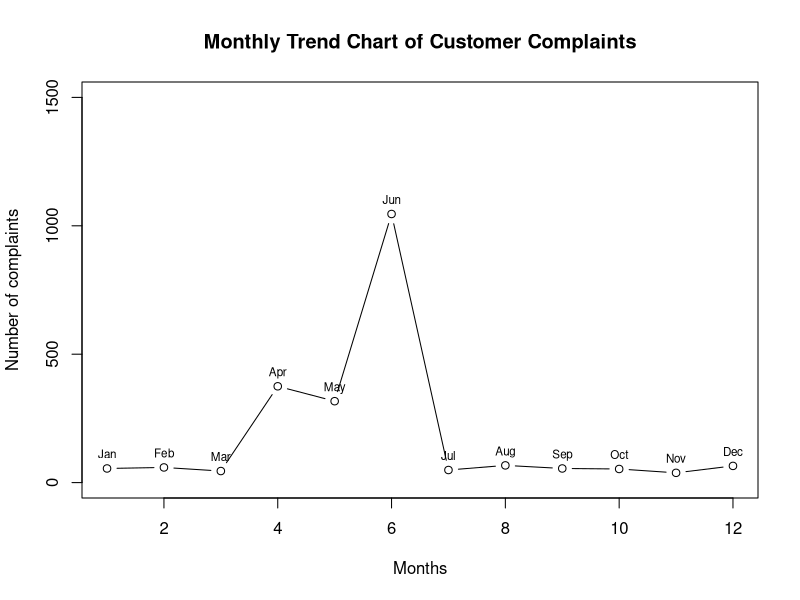
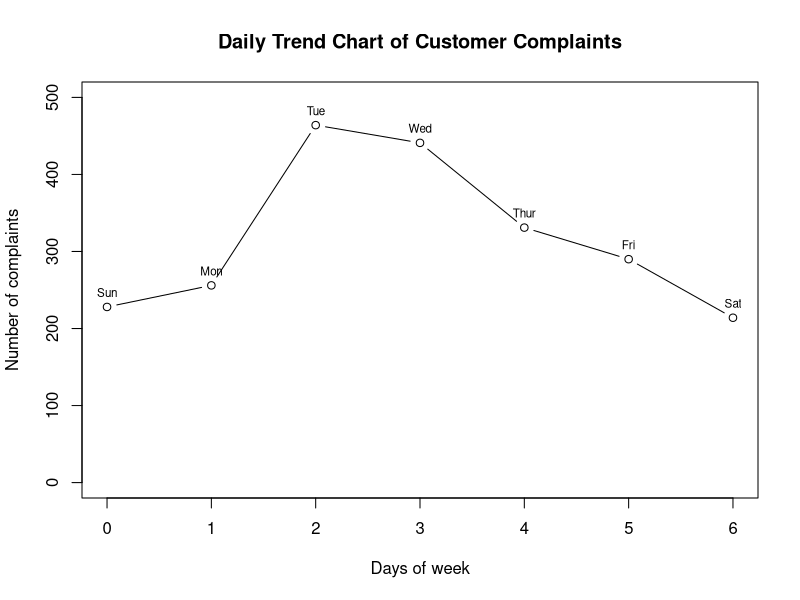

Write R code to recreate these figures, in order.
getwd()
customer_complaints = read.csv("Comcast Telecom Complaints data1.csv", sep=",")
View(customer_complaints)
str(customer_complaints)
# convert Status, Received.Via, Filing.on.Behalf.of.Someone to factor from char
install.packages("plyr")
library(plyr)
customer_complaints$Received.Via <- sapply(customer_complaints$Received.Via, factor)
customer_complaints$Status <- sapply(customer_complaints$Status, factor)
customer_complaints$Filing.on.Behalf.of.Someone <- sapply(customer_complaints$Filing.on.Behalf.of.Someone, factor)

# Monthly trend chart for number of complaints y
# https://r-coder.com/plot-r/
# x=date y=complaints
# Format date column to be the same. https://www.stat.berkeley.edu/~s133/dates.html
customer_complaints$Date
# https://www.rdocumentation.org/packages/lubridate/versions/1.7.10
install.packages("lubridate")
library(lubridate)
v1 <- as.POSIXlt((parse_date_time(customer_complaints$Date, c('dmy'))))
complaint_months <- month(v1)
complaint_months

# Set complaint_months to factor (effectively binning)
#complaint_months <- sapply(complaint_months, factor)
#complaint_months

# Create function that records month of complaint and assigns to correct month.
# We can see the distinct months in our records are 1-12 Jan-Dec.
complaint_months_to_char <- sapply(complaint_months, character)
complaint_months_to_char

count_of_Jan <- 0
count_of_Feb <- 0
count_of_Mar <- 0
count_of_Apr <- 0
count_of_May <- 0
count_of_Jun <- 0
count_of_Jul <- 0
count_of_Aug <- 0
count_of_Sep <- 0
count_of_Oct <- 0
count_of_Nov <- 0
count_of_Dec <- 0

for(item in complaint_months){
  if(item == "1") count_of_Jan <- count_of_Jan + 1
  if(item == "2") count_of_Feb <- count_of_Feb + 1
  if(item == "3") count_of_Mar <- count_of_Mar + 1
  if(item == "4") count_of_Apr <- count_of_Apr + 1
  if(item == "5") count_of_May <- count_of_May + 1
  if(item == "6") count_of_Jun <- count_of_Jun + 1
  if(item == "7") count_of_Jul <- count_of_Jul + 1
  if(item == "8") count_of_Aug <- count_of_Aug + 1
  if(item == "9") count_of_Sep <- count_of_Sep + 1
  if(item == "10") count_of_Oct <- count_of_Oct + 1
  if(item == "11") count_of_Nov <- count_of_Nov + 1
  if(item == "12") count_of_Dec <- count_of_Dec + 1
}

count_of_Jan
count_of_Feb
count_of_Mar
count_of_Apr
count_of_May
count_of_Jun
count_of_Jul
count_of_Aug
count_of_Sep
count_of_Oct
count_of_Nov
count_of_Dec

# Create month name bank to be used for the plot
month_name_bank <- c("Jan", "Feb", "Mar", "Apr", "May", "Jun", "Jul", "Aug", "Sep", "Oct", "Nov", "Dec")

# Provide the trend chart for the number of complaints at monthly  granularity levels.
#x <- c("Jan", "Feb", "Mar", "Apr", "May", "Jun", "Jul", "Aug", "Sep", "Oct", "Nov", "Dec")
x <- c(1, 2, 3, 4, 5, 6, 7, 8, 9, 10, 11, 12)
x
y <- c(count_of_Jan, count_of_Feb, count_of_Mar, count_of_Apr, count_of_May, count_of_Jun, count_of_Jul, count_of_Aug, count_of_Sep, count_of_Oct, count_of_Nov, count_of_Dec)
y
plot(x, y, xlab="Months", ylab="Number of complaints", type="b", main="Monthly Trend Chart of Customer Complaints", xlim=c(1,12), ylim=c(0,1500))
# https://stackoverflow.com/questions/13229546/how-can-i-label-points-in-this-scatterplot
text(x, y, labels = month_name_bank, cex = 0.7, pos=3)

# Provide the trend chart for the number of complaints at daily granularity levels
v1$wday
# We can see our days of the week range from 0-6 (Sun-Sat)

# Store days of week in variable days_of_week
days_of_week <- v1$wday
days_of_week

# Iterate through days_of_week and sum the distinct occurrence of week day
# Define count variables of each day of the week and assign 0 as the value.
#Sun-Sat:0-6
count_Sun <- 0
count_Mon <- 0
count_Tue <- 0
count_Wed <- 0
count_Thur <- 0
count_Fri <- 0
count_Sat <- 0

for(item in days_of_week){
  if(item == 0) count_Sun <- count_Sun + 1
  if(item == 1) count_Mon <- count_Mon + 1
  if(item == 2) count_Tue <- count_Tue + 1
  if(item == 3) count_Wed <- count_Wed + 1
  if(item == 4) count_Thur <- count_Thur + 1
  if(item == 5) count_Fri <- count_Fri + 1
  if(item == 6) count_Sat <- count_Sat + 1
}

count_Sun
count_Mon
count_Tue
count_Wed
count_Thur
count_Fri
count_Sat

name_of_days <- c("Sun", "Mon", "Tue", "Wed", "Thur", "Fri", "Sat")
# Plot x(Days of the week from 0-6) y(count of each day of the week)
x1 <- c(0 ,1, 2, 3, 4, 5, 6)
y1 <- c(count_Sun, count_Mon, count_Tue, count_Wed, count_Thur, count_Fri, count_Sat)
plot(x1, y1, xlab="Days of week", ylab="Number of complaints", type="b", main="Daily Trend Chart of Customer Complaints", xlim=c(0,6), ylim=c(0,500))
text(x1, y1, labels = name_of_days, cex = 0.7, pos=3)

############################################################################

# Provide a table with the frequency of complaint types.
# https://www.statology.org/create-table-in-r/
complaint_types <- sapply(customer_complaints$Customer.Complaint, factor)
plyr::count(complaint_types) # These are the distinct complaint types; 1841
complaint_types_table <- plyr::count(complaint_types)
View(complaint_types_table)



# Set complaint_years to factor (effectively binning)
#complaint_years <- year(v1)
#complaint_years


